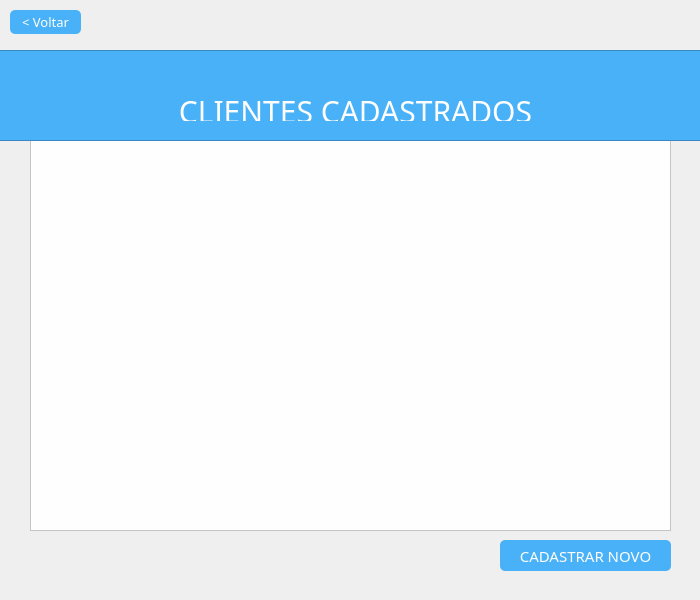
<?xml version="1.0" encoding="UTF-8"?>
<ui version="4.0">
 <class>telaListaClientes</class>
 <widget class="QDialog" name="telaListaClientes">
  <property name="geometry">
   <rect>
    <x>0</x>
    <y>0</y>
    <width>700</width>
    <height>600</height>
   </rect>
  </property>
  <property name="sizePolicy">
   <sizepolicy hsizetype="Preferred" vsizetype="Preferred">
    <horstretch>0</horstretch>
    <verstretch>0</verstretch>
   </sizepolicy>
  </property>
  <property name="minimumSize">
   <size>
    <width>700</width>
    <height>600</height>
   </size>
  </property>
  <property name="maximumSize">
   <size>
    <width>700</width>
    <height>600</height>
   </size>
  </property>
  <property name="windowTitle">
   <string>BIBLIOTECA</string>
  </property>
  <property name="windowIcon">
   <iconset resource="arquivos.qrc">
    <normaloff>:/images/images/icone.ico</normaloff>:/images/images/icone.ico</iconset>
  </property>
  <widget class="QTableView" name="clientes_tbw">
   <property name="geometry">
    <rect>
     <x>30</x>
     <y>140</y>
     <width>641</width>
     <height>391</height>
    </rect>
   </property>
   <property name="styleSheet">
    <string notr="true">background-color:#fefefe;
color:#303030;
font-size:15px;</string>
   </property>
   <property name="sizeAdjustPolicy">
    <enum>QAbstractScrollArea::AdjustToContentsOnFirstShow</enum>
   </property>
   <property name="editTriggers">
    <set>QAbstractItemView::AnyKeyPressed|QAbstractItemView::DoubleClicked|QAbstractItemView::EditKeyPressed</set>
   </property>
  </widget>
  <widget class="QPushButton" name="cadNovo_btn">
   <property name="geometry">
    <rect>
     <x>500</x>
     <y>540</y>
     <width>171</width>
     <height>31</height>
    </rect>
   </property>
   <property name="cursor">
    <cursorShape>PointingHandCursor</cursorShape>
   </property>
   <property name="focusPolicy">
    <enum>Qt::NoFocus</enum>
   </property>
   <property name="styleSheet">
    <string notr="true">QPushButton{font-size: 15px;
border-radius: 5px;
background-color:#49b1f7;
color: #fefefe;
font-family:Franklin Gothic Heavy;}

:hover{
background-color:#73c3f9;}
</string>
   </property>
   <property name="text">
    <string>CADASTRAR NOVO</string>
   </property>
  </widget>
  <widget class="QPushButton" name="voltar_btn">
   <property name="geometry">
    <rect>
     <x>10</x>
     <y>10</y>
     <width>71</width>
     <height>24</height>
    </rect>
   </property>
   <property name="cursor">
    <cursorShape>PointingHandCursor</cursorShape>
   </property>
   <property name="focusPolicy">
    <enum>Qt::NoFocus</enum>
   </property>
   <property name="styleSheet">
    <string notr="true">QPushButton{font-size: 13px;
border-radius: 5px;
background-color:#49b1f7;
color: #fefefe;
font-family:Franklin Gothic Heavy;}

:hover{
background-color:#73c3f9;}</string>
   </property>
   <property name="text">
    <string>&lt; Voltar</string>
   </property>
  </widget>
  <widget class="QFrame" name="frame">
   <property name="geometry">
    <rect>
     <x>-10</x>
     <y>50</y>
     <width>721</width>
     <height>91</height>
    </rect>
   </property>
   <property name="styleSheet">
    <string notr="true">background-color:#49b1f7;
color:#fefefe;</string>
   </property>
   <property name="frameShape">
    <enum>QFrame::StyledPanel</enum>
   </property>
   <property name="frameShadow">
    <enum>QFrame::Raised</enum>
   </property>
   <widget class="QLabel" name="login_2">
    <property name="geometry">
     <rect>
      <x>140</x>
      <y>40</y>
      <width>451</width>
      <height>31</height>
     </rect>
    </property>
    <property name="styleSheet">
     <string notr="true">font-family:Franklin Gothic Heavy;
font-size:30px;
color:#fefefe;
</string>
    </property>
    <property name="text">
     <string>CLIENTES CADASTRADOS</string>
    </property>
    <property name="textFormat">
     <enum>Qt::PlainText</enum>
    </property>
    <property name="alignment">
     <set>Qt::AlignCenter</set>
    </property>
    <property name="textInteractionFlags">
     <set>Qt::TextSelectableByMouse</set>
    </property>
   </widget>
  </widget>
  <widget class="QLabel" name="label_6">
   <property name="geometry">
    <rect>
     <x>320</x>
     <y>20</y>
     <width>65</width>
     <height>65</height>
    </rect>
   </property>
   <property name="maximumSize">
    <size>
     <width>65</width>
     <height>65</height>
    </size>
   </property>
   <property name="text">
    <string/>
   </property>
   <property name="pixmap">
    <pixmap resource="arquivos.qrc">:/images/images/2.png</pixmap>
   </property>
   <property name="scaledContents">
    <bool>true</bool>
   </property>
  </widget>
 </widget>
 <resources>
  <include location="arquivos.qrc"/>
 </resources>
 <connections/>
</ui>
